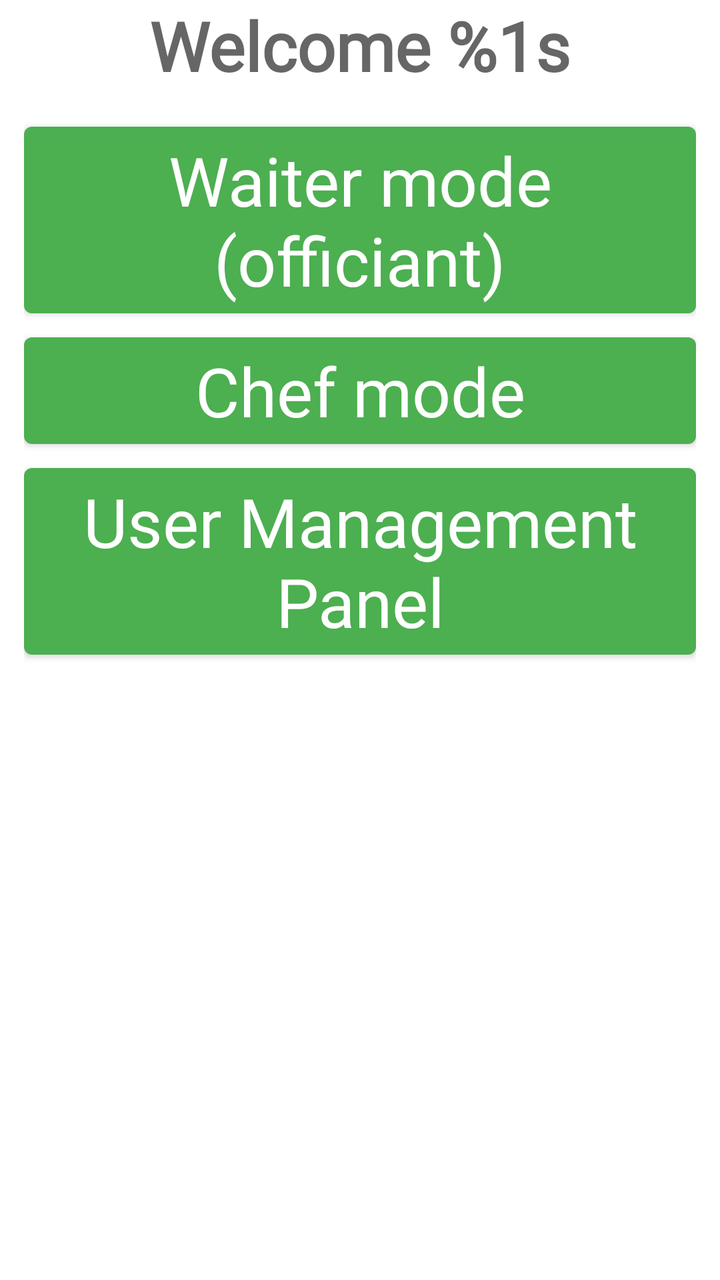
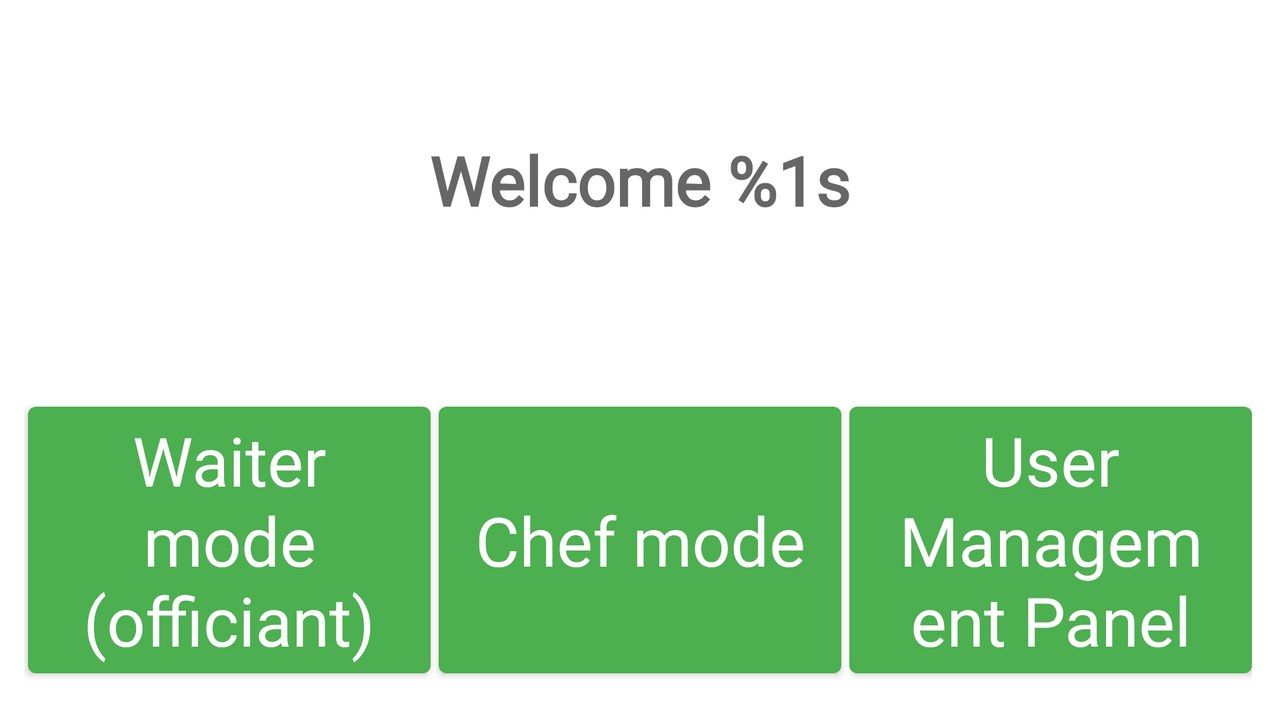

One screen, two layout resources from the same app: the default and the repository's alternative for another configuration. Each is rendered where Android would select it; the XML of both is given below.
<!-- AndroidManifest.xml: application theme AppTheme -->
<!-- res/layout/fragment_main.xml -->
<?xml version="1.0" encoding="utf-8"?>
<ScrollView xmlns:android="http://schemas.android.com/apk/res/android"
    xmlns:tools="http://schemas.android.com/tools"
    android:layout_width="match_parent"
    android:layout_height="match_parent">

    <LinearLayout
        android:layout_width="match_parent"
        android:layout_height="wrap_content"
        android:orientation="vertical"
        tools:context=".ui.fragments.MainFragment">

        <FrameLayout
            android:layout_width="match_parent"
            android:layout_height="0dp"
            android:layout_weight="1">

            <TextView
                android:id="@+id/tvWelcome"
                android:layout_width="match_parent"
                android:layout_height="wrap_content"
                android:layout_gravity="center"
                android:gravity="center"
                android:textAppearance="@style/TextAppearance.AppCompat.Display1"
                android:textStyle="bold"
                tools:text="@string/welcome_caption" />
        </FrameLayout>


        <FrameLayout
            android:layout_width="match_parent"
            android:layout_height="0dp"
            android:layout_weight="1">

            <LinearLayout
                android:layout_width="match_parent"
                android:layout_height="wrap_content"
                android:layout_gravity="center"
                android:orientation="vertical"
                android:padding="@dimen/large_padding">

                <Button
                    android:id="@+id/btnOfficiant"
                    android:layout_width="match_parent"
                    android:layout_height="wrap_content"
                    android:layout_gravity="center"
                    android:text="@string/officiant_mode_caption"
                    android:textAppearance="@style/TextAppearance.AppCompat.Display1" />

                <Button
                    android:id="@+id/btnManager"
                    android:layout_width="match_parent"
                    android:layout_height="wrap_content"
                    android:layout_gravity="center"
                    android:text="@string/chef_mode_caption"
                    android:textAppearance="@style/TextAppearance.AppCompat.Display1" />

                <FrameLayout
                    android:id="@+id/flAdminPanel"
                    android:layout_width="match_parent"
                    android:layout_height="wrap_content">

                    <Button
                        android:id="@+id/btnUserManagment"
                        android:layout_width="match_parent"
                        android:layout_height="wrap_content"
                        android:layout_gravity="center"
                        android:text="@string/user_mgmt_caption"
                        android:textAppearance="@style/TextAppearance.AppCompat.Display1" />
                </FrameLayout>
            </LinearLayout>
        </FrameLayout>

    </LinearLayout>
</ScrollView>
<!-- resources referenced by this layout -->
<resources>
  <dimen name="large_padding">12dp</dimen>
  <string name="chef_mode_caption">Chef mode</string>
  <string name="officiant_mode_caption">Waiter mode (officiant)</string>
  <string name="user_mgmt_caption">User Management Panel</string>
  <string name="welcome_caption">Welcome %1s</string>
  <style name="AppTheme" parent="Theme.MaterialComponents.Light.DarkActionBar">
          
          <item name="colorPrimary">@color/colorPrimary</item>
          <item name="colorPrimaryDark">@color/colorPrimaryDark</item>
          <item name="colorAccent">@color/colorAccent</item>
  
          <item name="android:fontFamily">@font/kholdos</item>
      </style>
  <color name="colorPrimary">#4CAF50</color>
  <color name="colorPrimaryDark">#317833</color>
  <color name="colorAccent">#FFEB3B</color>
</resources>
<!-- res/layout-land/fragment_main.xml (the repository's variant of the layout above) -->
<!-- drawn on the phone turned sideways -->
<?xml version="1.0" encoding="utf-8"?>
<LinearLayout xmlns:android="http://schemas.android.com/apk/res/android"
    xmlns:tools="http://schemas.android.com/tools"
    android:layout_width="match_parent"
    android:layout_height="match_parent"
    android:orientation="vertical"
    tools:context=".ui.fragments.MainFragment">

    <FrameLayout
        android:layout_width="match_parent"
        android:layout_height="0dp"
        android:layout_weight="1">

        <TextView
            android:id="@+id/tvWelcome"
            android:layout_width="match_parent"
            android:layout_height="wrap_content"
            android:layout_gravity="center"
            android:gravity="center"
            android:textAppearance="@style/TextAppearance.AppCompat.Display1"
            android:textStyle="bold"
            tools:text="@string/welcome_caption" />
    </FrameLayout>


    <FrameLayout
        android:layout_width="match_parent"
        android:layout_height="0dp"
        android:layout_weight="1">

        <LinearLayout
            android:layout_width="match_parent"
            android:layout_height="wrap_content"
            android:layout_gravity="center"
            android:orientation="horizontal"
            android:padding="@dimen/large_padding">

            <Button
                android:id="@+id/btnOfficiant"
                android:layout_width="0dp"
                android:layout_height="match_parent"
                android:layout_gravity="center"
                android:layout_margin="@dimen/card_margin"
                android:layout_weight="1"
                android:text="@string/officiant_mode_caption"
                android:textAppearance="@style/TextAppearance.AppCompat.Display1" />

            <Button
                android:id="@+id/btnManager"
                android:layout_width="0dp"
                android:layout_height="match_parent"
                android:layout_gravity="center"
                android:layout_margin="@dimen/card_margin"
                android:layout_weight="1"
                android:text="@string/chef_mode_caption"
                android:textAppearance="@style/TextAppearance.AppCompat.Display1" />

            <FrameLayout
                android:id="@+id/flAdminPanel"
                android:layout_width="0dp"
                android:layout_height="wrap_content"
                android:layout_margin="@dimen/card_margin"
                android:layout_weight="1">

                <Button
                    android:id="@+id/btnUserManagment"
                    android:layout_width="match_parent"
                    android:layout_height="wrap_content"
                    android:layout_gravity="center"
                    android:text="@string/user_mgmt_caption"
                    android:textAppearance="@style/TextAppearance.AppCompat.Display1" />
            </FrameLayout>
        </LinearLayout>
    </FrameLayout>

</LinearLayout>
<!-- resources referenced by the variant -->
<!-- as the phone turned sideways resolves them -->
<resources>
  <dimen name="card_margin">2dp</dimen>
  <dimen name="large_padding">12dp</dimen>
  <string name="chef_mode_caption">Chef mode</string>
  <string name="officiant_mode_caption">Waiter mode (officiant)</string>
  <string name="user_mgmt_caption">User Management Panel</string>
  <string name="welcome_caption">Welcome %1s</string>
  <style name="AppTheme" parent="Theme.MaterialComponents.Light.DarkActionBar">
          
          <item name="colorPrimary">@color/colorPrimary</item>
          <item name="colorPrimaryDark">@color/colorPrimaryDark</item>
          <item name="colorAccent">@color/colorAccent</item>
  
          <item name="android:fontFamily">@font/kholdos</item>
      </style>
  <color name="colorPrimary">#4CAF50</color>
  <color name="colorPrimaryDark">#317833</color>
  <color name="colorAccent">#FFEB3B</color>
</resources>
